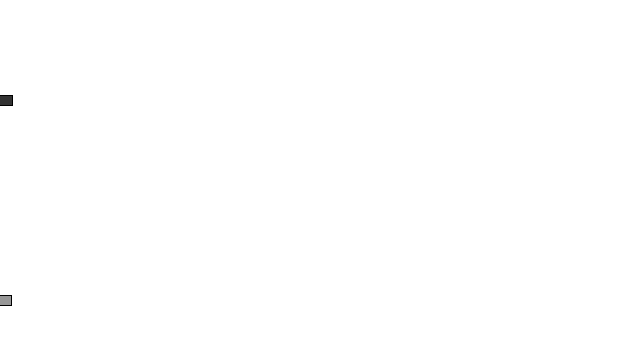
Frame 1 (no input)
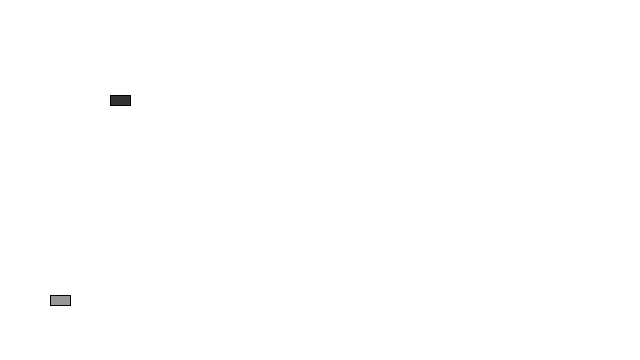
Frame 60 (the mouse pressed at the canvas centre just before this capture)
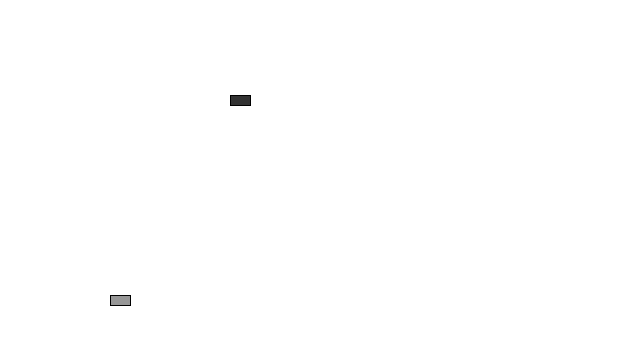
Frame 120 (the mouse held since frame 60 and released just before this capture)

The Processing sketch that drew these frames (run headless with seeded random() and noise(); from frame 60 on, the mouse is pressed at the canvas centre):

// Processing sketch: ch8_2
// ── ch8_2.pde
// Exercise 8-2: Separate the following car code into tabs.
// Try to get the it to run without any errors.

Car myCar1;
Car myCar2; // Two objects!

void setup() {
  size(640, 360);
  myCar1 = new Car(color(51), 0, 100, 2); // Parameters go inside the parentheses when the object is constructed.
  myCar2 = new Car(color(151), 0, 300, 1);
}

void draw() {
  background(255);
  myCar1.move();
  myCar1.display();
  myCar2.move();
  myCar2.display();
}

class Car { // Even though there are multiple objects, we still only need one class. No matter how many cookies we make, only one cookie cutter is needed.Isn’t object-oriented programming swell?
  color c;
  float xpos;
  float ypos;
  float xspeed;

  Car(color tempC, float tempXpos, float tempYpos, float tempXspeed) { // The Constructor is defined with arguments.
    c = tempC;
    xpos = tempXpos;
    ypos = tempYpos;
    xspeed = tempXspeed;
  }

  void display() {
    stroke(0);
    fill(c);
    rectMode(CENTER);
    rect(xpos, ypos, 20, 10);
  }

  void move() {
    xpos = xpos + xspeed;
    if (xpos > width) {
      xpos = 0;
    }
  }
}
